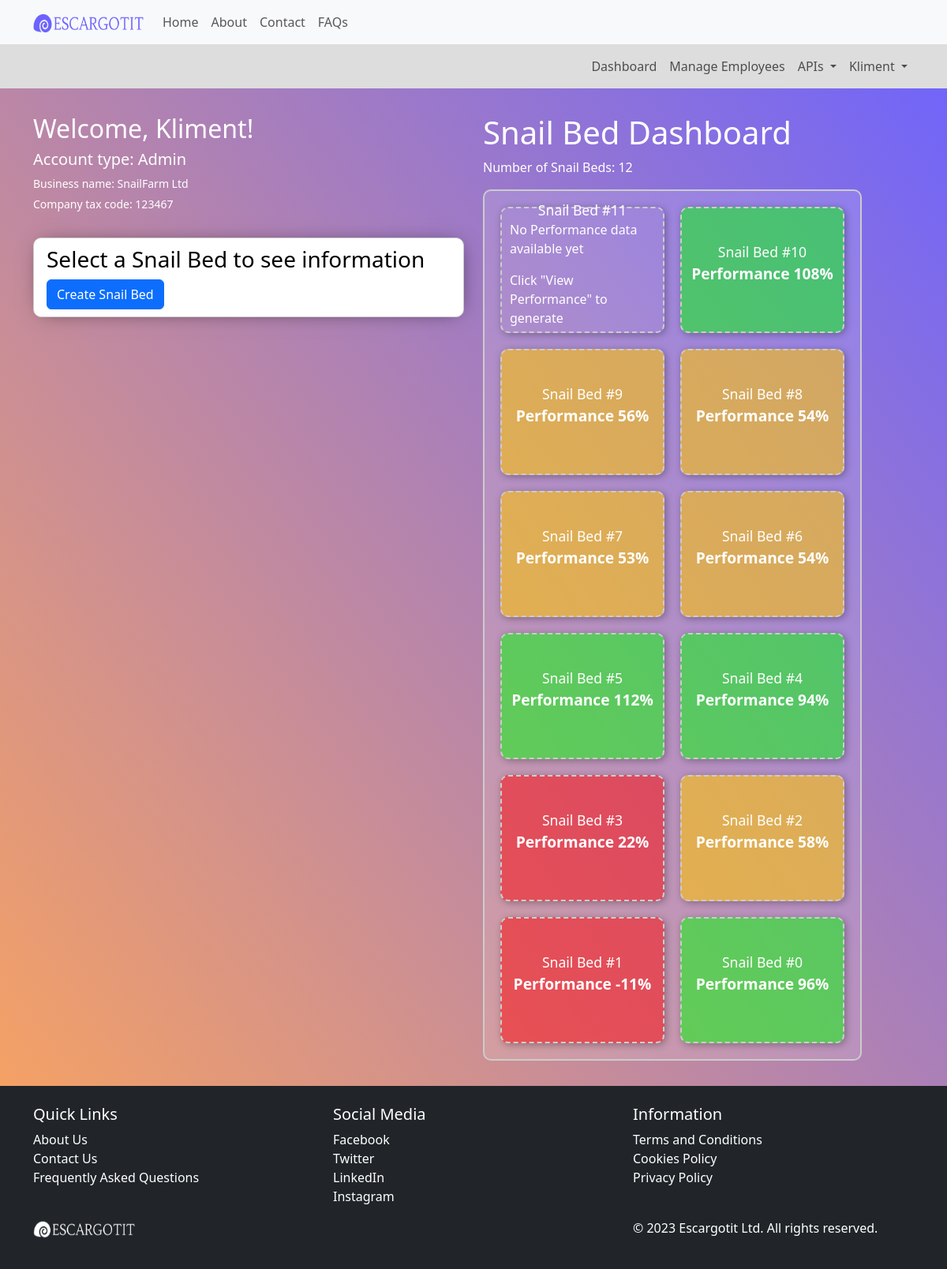
The page /dashboard/ (signed in) on the database as committed earlier.
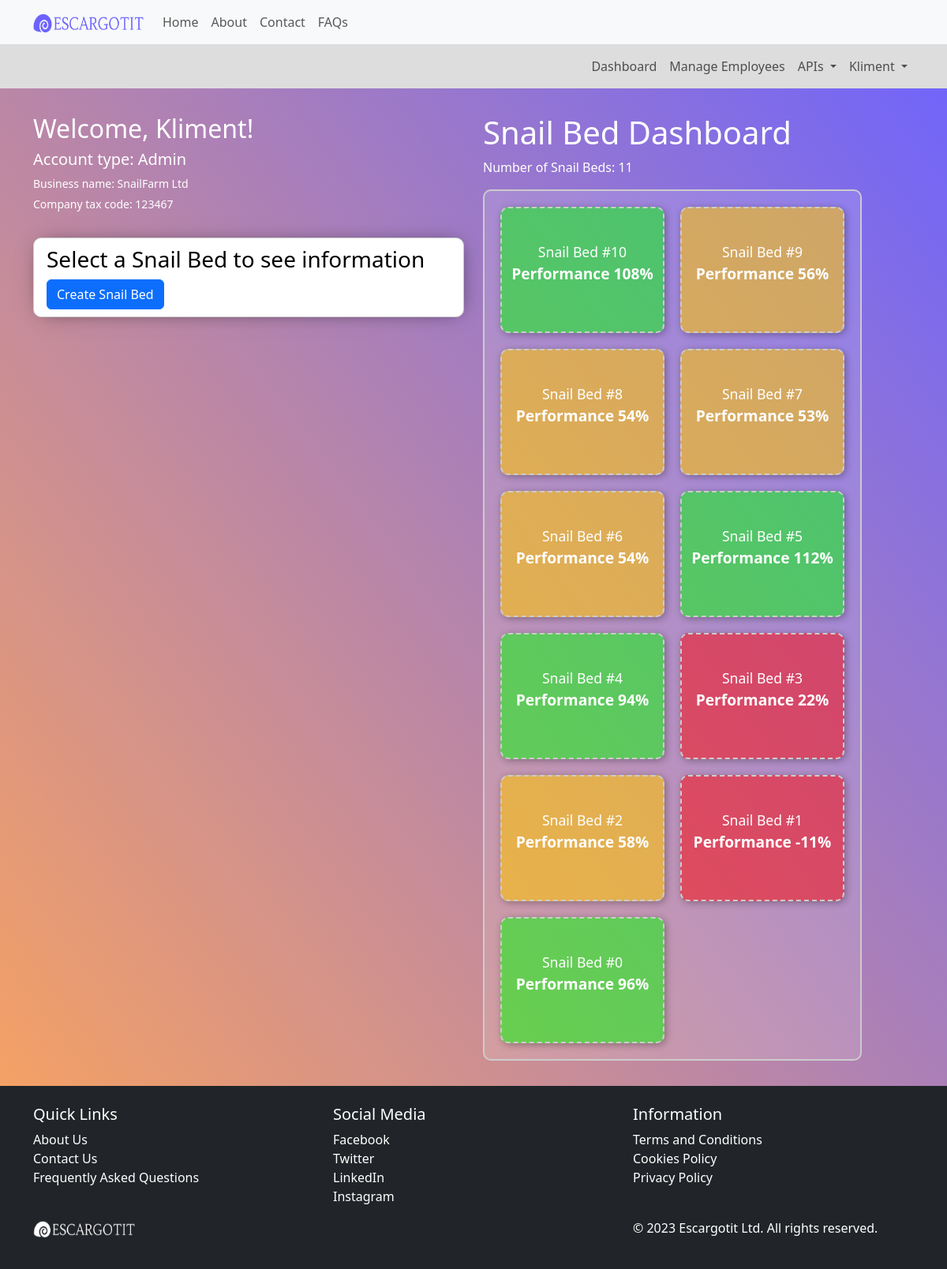
The same page on the database as committed later.
### core/models.py (models this page shows, shortened)
class AdminUser(models.Model):
    user = models.OneToOneField(User, on_delete=models.CASCADE)
    first_name = models.CharField(max_length=100, unique=False, null=True, blank=True)
    last_name = models.CharField(max_length=100, unique=False, null=True, blank=True)
    business_name = models.CharField(max_length=100, unique=True, null=True, blank=True)
    company_tax_code = models.CharField(max_length=20, unique=True, null=True, blank=True)
    can_create_snailbed = models.BooleanField(default=True)

class SnailBed(models.Model):
    bed_name = models.CharField(max_length=100, unique=False, null=True, blank=True)
    user = models.ForeignKey(AdminUser, on_delete=models.CASCADE, null=True, blank=True, db_constraint=False)
    employee = models.ForeignKey(EmployeeUser, on_delete=models.SET_NULL, null=True, blank=True, db_constraint=False)
    snail_amount = models.IntegerField(null=True, blank=True)
    hatch_rate = models.ForeignKey('SnailHatchRate', on_delete=models.SET_NULL, null=True, blank=True)
    mortality_rate = models.ForeignKey('SnailMortalityRate', on_delete=models.SET_NULL, null=True, blank=True)
    maturity_rate = models.ForeignKey('TimeTakenToMature', on_delete=models.SET_NULL, null=True, blank=True)
    snail_feed = models.ForeignKey('SnailFeed', on_delete=models.SET_NULL, null=True, blank=True)

class SnailBedPerformance(models.Model):
    snail_bed = models.OneToOneField(SnailBed, on_delete=models.CASCADE)
    average_hatch_rate = models.DecimalField(max_digits=5, decimal_places=2, null=True, blank=True)
    average_mortality_rate = models.DecimalField(max_digits=5, decimal_places=2, null=True, blank=True)
    average_maturity_rate = models.DecimalField(max_digits=5, decimal_places=2, null=True, blank=True)
    reproduction_rate = models.DecimalField(max_digits=5, decimal_places=2, null=True, blank=True)
    net_growth_amount = models.DecimalField(max_digits=5, decimal_places=2, null=True, blank=True)
    expected_average_time_to_maturity = models.PositiveIntegerField(default=30)
    actual_average_time_to_maturity = models.PositiveIntegerField(default=0)
    bed_performance = models.DecimalField(max_digits=5, decimal_places=2, null=True, blank=True)
    @property
    def reproduction_rate(self):
        if self.average_hatch_rate and self.average_mortality_rate:
            normalized_hatch_rate = float(self.average_hatch_rate) * 100
            normalized_mortality_rate = float(self.average_mortality_rate) * 100
            normalized_reproduction_rate = normalized_hatch_rate - normalized_mortality_rate
            reproduction_rate_factor = round(normalized_reproduction_rate / 100, 2)
            return reproduction_rate_factor
        return 0
    @property
    def net_growth_amount(self):
        first_hatch_rate = SnailHatchRate.objects.filter(snail_bed=self.snail_bed).order_by('datetime').first()
        if first_hatch_rate:
            initial_hatched_snails = first_hatch_rate.newly_hatched_snails
            latest_snail_amount = self.snail_bed.snail_amount
            if initial_hatched_snails > 0:
                difference = latest_snail_amount - initial_hatched_snails
                percentage_difference = (difference / initial_hatched_snails) * 100
                return round(percentage_difference, 2)
        return None
    @property
    def bed_performance(self):
        if int(self.reproduction_rate) > 0:
            adjusted_reproduction_rate = 1 + (int(self.reproduction_rate) / 100)
        else:
            adjusted_reproduction_rate = 1 - (int(self.reproduction_rate) / 100) # if it's a negative number then multiply by 0.30 which will decrease bed growth
        if self.actual_average_time_to_maturity > 0:
            maturity_factor = (self.expected_average_time_to_maturity / self.actual_average_time_to_maturity) * ( int(self.average_maturity_rate) / 100 )
        else:
            maturity_factor = self.expected_average_time_to_maturity * int(self.average_maturity_rate) / 100
        performance = adjusted_reproduction_rate * maturity_factor * int(self.net_growth_amount)
        return round(performance, 2)

class SnailHatchRate(models.Model):
    snail_bed = models.ForeignKey(SnailBed, on_delete=models.CASCADE)
    preexisting_snail_amount = models.IntegerField(null=True, blank=True, default=0)
    newly_hatched_snails = models.IntegerField()
    hatch_rate_percentage = models.DecimalField(max_digits=5, decimal_places=2, null=True, blank=True)
    datetime = models.DateTimeField(default=timezone.now)
    @property
    def hatch_rate_percentage(self):
        if self.preexisting_snail_amount > 0:
            return round( (self.newly_hatched_snails / self.preexisting_snail_amount) * 100 , 1)
        else:
            return 0
    def __str__(self):
        status = str(self.hatch_rate_percentage) + "%"
        return status

### core/views.py (the view)
# urls.py: path('dashboard/', views.dashboard, name='dashboard'),
@login_required(login_url='login')
def dashboard(request):
    is_admin=False #conditions for the template to render stuff
    current_user = AdminUser.objects.filter(user=request.user).first()
    if isinstance(current_user, AdminUser):
        is_admin=True
        if request.method == 'POST':
            new_snail_bed = SnailBed(user=current_user)
            new_snail_bed.save()  # Save the new SnailBed to the database
            return HttpResponseRedirect(request.path_info)  # Redirect to the same page (GET request)
        snail_beds = SnailBed.objects.filter(user=current_user).order_by('-id') # reverse id is to show the newest on top of the page
    elif isinstance(EmployeeUser.objects.filter(user=request.user).first(), EmployeeUser):
        current_user = EmployeeUser.objects.filter(user=request.user).first()
        snail_beds = SnailBed.objects.filter(employee=current_user).order_by('-id')
    else:
        snail_beds = SnailBed.objects.filter(user=current_user).order_by('-id')
    snail_bed_count = snail_beds.count()
    context = {
        'current_user': current_user,
        'snail_beds': snail_beds,
        'snail_bed_count': snail_bed_count,
        'is_admin': is_admin,
    }
    return render(request, 'dashboard.html',context)

### templates/dashboard.html (shortened to what this page needs)
{% extends "base/base.html" %}
{% load filters %}
{% load static %}
{% block scripts %}
    <link href="{% static 'css/dashboard.css' %}" rel="stylesheet" type="text/css">
{% endblock %}
{% block content %}
<div class="container main">
    <div class="row">
        <div class="col">
            <div class="account">
                <h2>Welcome, {{ user.username }}!</h2>
                {% if is_admin %}
                    <h5>Account type: Admin</h5>
                {% else %}
                    <h5>Account type: Employee</h5>
                {% endif %}
                <p>Business name: {{ current_user.business_name }}</p>
                {% if current_user.company_tax_code %}
                    <p>Company tax code: {{ current_user.company_tax_code }}</p>
                {% endif %}
            </div>
            <div id="selected-box-data-title">
                {% if snail_bed_count > 0 %}
                    <h3>Select a Snail Bed to see information</h3>
                {% else %}
                    <h3>Create a Snail Bed to get started</h3>
                {% endif %}
                {% if current_user.can_create_snailbed %}
                    <form method="POST" action="{% url 'dashboard' %}">
                        <button type="submit" class="btn btn-primary" name="add-box-button">Create Snail Bed</button>
                    </form>
                {% endif %}
            </div>
        </div>
        <div class="col">
            <h1>Snail Bed Dashboard</h1>
            {% if error_message %}
                <p>{{ error_message }}</p>
            {% else %}
                <p>Number of Snail Beds: {{ snail_bed_count }}</p>
                {% if snail_bed_count > 0 %}
                    <div class="rectangle">
                        {% for snail_bed in snail_beds %}
                            <div class="snail-box
                                {% if snail_bed.is_empty %}
                                    empty
                                {% else %}
                                    solid
                                {% endif %}
                                {% if snail_bed.snailbedperformance.bed_performance < 30 %}
                                    red-bg
                                {% elif snail_bed.snailbedperformance.bed_performance >= 30 and snail_bed.snailbedperformance.bed_performance <= 70 %}
                                    yellow-bg
                                {% elif snail_bed.snailbedperformance.bed_performance > 70 %}
                                    green-bg
                                {% endif %}"
                                    data-bed-name="{{ snail_bed.bed_name }}"
                                    data-bed-employee="{{ snail_bed.employee }}"
                                    data-bed-id="{{ snail_bed.id }}"
                                    data-bed-hatch="{{ snail_bed.hatch_rate }}"
                                    data-bed-mortality="{{ snail_bed.mortality_rate }}"
                                    data-bed-maturity="{{ snail_bed.maturity_rate }}"
                                    data-bed-feed="{{ snail_bed.snail_feed }}"
                                    data-bed-snails="{{ snail_bed.snail_amount }}">
                                <span>{{ snail_bed.bed_name }}</span>
                                {% if snail_bed.snailbedperformance.bed_performance %}
                                    <p class="performance-text">Performance {{ snail_bed.snailbedperformance.bed_performance|floatformat:"0" }}%</p>
                                {% else %}
                                    <p>No Performance data available yet</p>
                                    <p>Click "View Performance" to generate</p>
                                {% endif %}
                            </div>
                        {% endfor %}
                    </div>
                {% endif %}
            {% endif %}
        </div>
    </div>
</div>
{% endblock %}

### templates/base/base.html (shortened to what this page needs)
{% load bootstrap5 %}
{% load static %}
<!DOCTYPE html>
<html lang="en">
<head>
    {% bootstrap_css %}
    {% block scripts %}{% endblock %}
</head>
<body>
    <nav class="navbar navbar-expand-lg navbar-light bg-light">
        <div class="container">
            <a class="navbar-brand" href="{% url 'index' %}">
                <img src="{% static 'images/logo.png' %}" width="140" height="23" alt="EscargotIT logo"/>
            </a>
            <div class="collapse navbar-collapse" id="navbarNav">
                <ul class="navbar-nav ml-auto">
                    <li class="nav-item">
                        <a class="nav-link" href="{% url 'index' %}">Home</a>
                    </li>
                    <li class="nav-item">
                        <a class="nav-link" href="{% url 'about' %}">About</a>
                    </li>
                    <li class="nav-item">
                        <a class="nav-link" href="{% url 'contact' %}">Contact</a>
                    </li>
                    <li class="nav-item">
                        <a class="nav-link" href="{% url 'faqs' %}">FAQs</a>
                    </li>
                </ul>
            </div>
        </div>
    </nav>
    {% if user.is_authenticated %}
    <nav class="navbar second navbar-expand-lg navbar-light bg-light">
        <div class="container">
            <div class="collapse navbar-collapse" id="navbarNav">
                <ul class="navbar-nav ml-auto">
                    <li class="nav-item">
                        <a class="nav-link" href="{% url 'dashboard' %}">Dashboard</a>
                    </li>
                    <li class="nav-item">
                        <a class="nav-link" href="{% url 'custom_admin_panel' %}">Manage Employees</a>
                    </li>
                    <li class="nav-item dropdown">
                        <a class="nav-link dropdown-toggle" href="#" id="userDropdown" role="button" data-bs-toggle="dropdown" aria-haspopup="true" aria-expanded="false">
                             APIs
                        </a>
                    </li>
                    <li class="nav-item dropdown">
                        <a class="nav-link dropdown-toggle" href="#" id="userDropdown" role="button" data-bs-toggle="dropdown" aria-haspopup="true" aria-expanded="false">
                             {{ user.username }}
                        </a>
                    </li>
                </ul>
            </div>
        </div>
    </nav>
    {% endif %}
    <link href="{% static 'css/base.css' %}" rel="stylesheet" type="text/css">
    {% block content %}{% endblock %}
    {% include 'base/footer.html' %}
</body>
</html>

### templates/base/footer.html (shortened to what this page needs)
{% load static %}
{% block scripts %}
    <link href="{% static 'css/footer.css' %}" rel="stylesheet" type="text/css">
{% endblock %}
<footer class="bg-dark text-white">
    <div class="container py-4">
        <div class="row">
            <div class="col-md-4">
                <h5>Quick Links</h5>
                <ul class="list-unstyled">
                    <li><a href="{% url 'about' %}" class="text-white">About Us</a></li>
                    <li><a href="{% url 'contact' %}" class="text-white">Contact Us</a></li>
                    <li><a href="{% url 'faqs' %}" class="text-white">Frequently Asked Questions</a></li>
                </ul>
            </div>
            <div class="col-md-4">
                <h5>Social Media</h5>
                <ul class="list-unstyled">
                    <li><a href="#" class="text-white"> Facebook</a></li>
                    <li><a href="#" class="text-white"> Twitter</a></li>
                    <li><a href="#" class="text-white"> LinkedIn</a></li>
                    <li><a href="#" class="text-white"> Instagram</a></li>
                </ul>
            </div>
            <div class="info col-md-4">
                <h5>Information</h5>
                <ul class="list-unstyled">
                    <li><a href="{% url 'terms' %}" class="text-white">Terms and Conditions</a></li>
                    <li><a href="{% url 'cookies' %}" class="text-white">Cookies Policy</a></li>
                    <li><a href="{% url 'privacy' %}" class="text-white">Privacy Policy</a></li>
                </ul>
            </div>
        </div>
        <div class="row">
            <div class="col-md-4">
                <a class="logo" href="{% url 'index' %}">
                    <img src="{% static 'images/logo-white.png' %}" width="130" height="24" alt="EscargotIT white logo"/>
                </a>
            </div>
            <div class="col-md-4">
            </div>
            <div class="col-md-4">
                <p>&copy; 2023 Escargotit Ltd. All rights reserved.</p>
            </div>
        </div>
    </div>
</footer>

Rows that differ between the two databases and show on the page:
removed SnailBed: bed_name "Snail Bed #11", shows "No Performance data available yet"
Other text that changed with them:
{{ snail_bed_count }}: "12" → "11"
